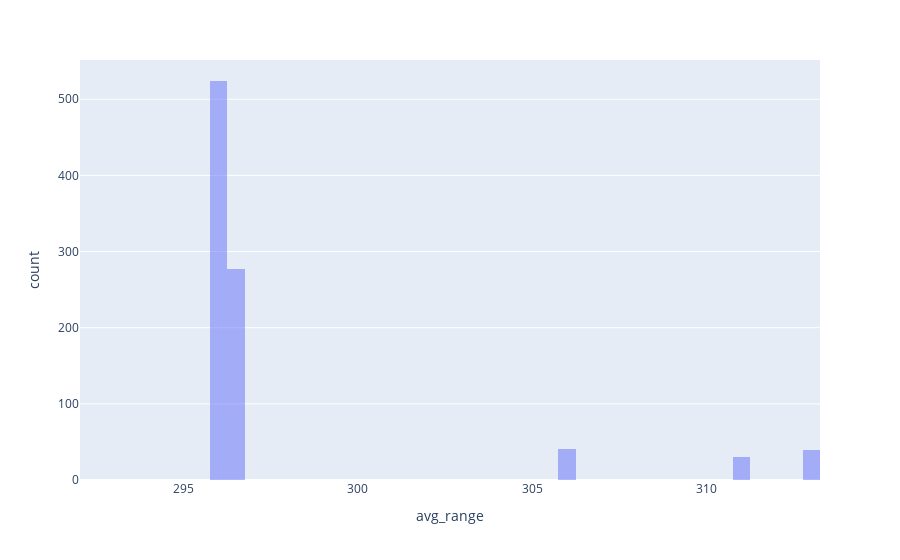

Source (notebook cell):
### Code cell
px.histogram(df_dmv, x='avg_range', barmode='overlay', nbins=1000)

### Figure 1 — Plotly figure (JSON) as saved in the notebook; plotly's stock layout.template omitted (floating-point values rounded to 4 significant figures; data arrays with more than 128 entries replaced by an {"elided": "..."} marker saying what was removed)
{"data": [{"alignmentgroup": "True", "bingroup": "x", "hovertemplate": "avg_range=%{x}<br>count=%{y}<extra></extra>", "legendgroup": "", "marker": {"color": "#636efa", "opacity": 0.5, "pattern": {"shape": ""}}, "name": "", "nbinsx": 1000, "offsetgroup": "", "orientation": "v", "showlegend": false, "type": "histogram", "x": {"elided": "996 float values"}, "xaxis": "x", "yaxis": "y"}], "layout": {"autosize": true, "barmode": "overlay", "legend": {"tracegroupgap": 0}, "margin": {"t": 60}, "xaxis": {"anchor": "y", "autorange": false, "domain": [0, 1], "range": [292.0, 313.2], "title": {"text": "avg_range"}, "type": "linear"}, "yaxis": {"anchor": "x", "autorange": true, "domain": [0, 1], "range": [0, 551.6], "title": {"text": "count"}}}}
